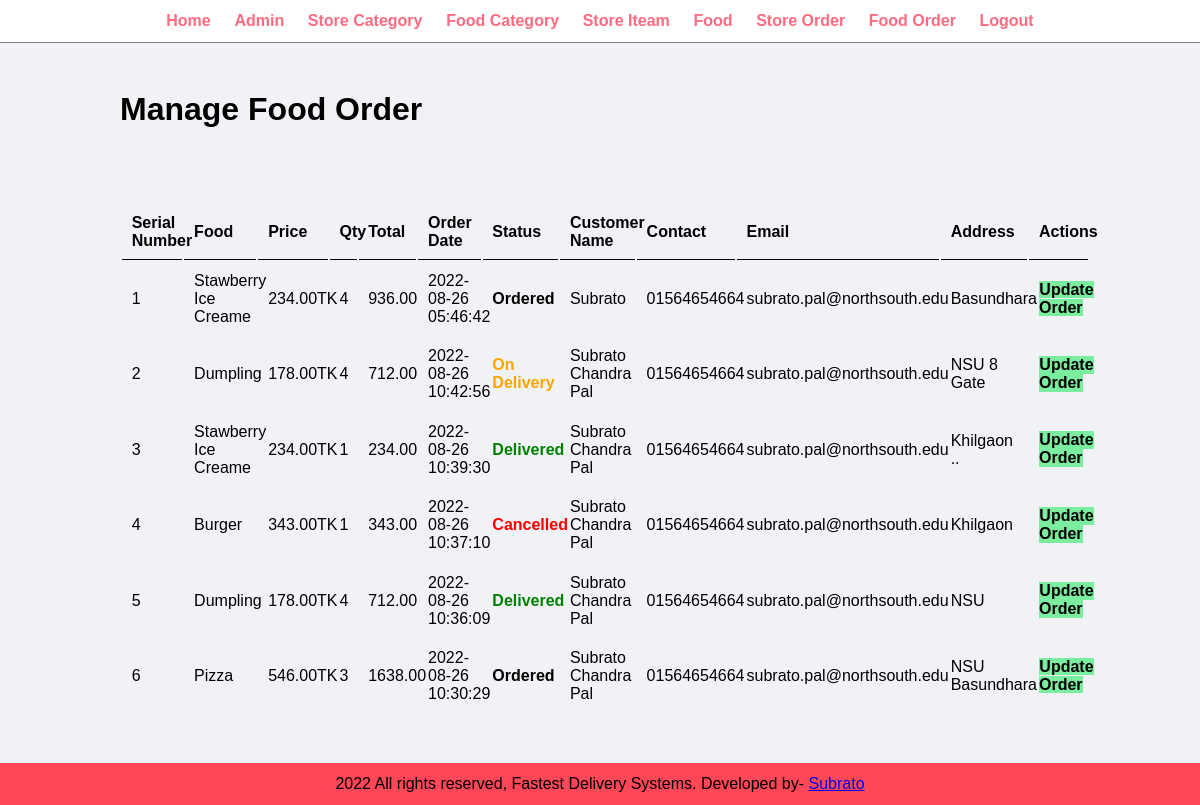
/admin/manage-order.php (signed in), run on the app's committed database.
### tables this page shows
CREATE TABLE `tbl_order` (
  `id` int(10) UNSIGNED NOT NULL,
  `food` varchar(150) NOT NULL,
  `price` decimal(10,2) NOT NULL,
  `qty` int(11) NOT NULL,
  `total` decimal(10,2) NOT NULL,
  `order_date` datetime NOT NULL,
  `status` varchar(50) NOT NULL,
  `customer_name` varchar(150) NOT NULL,
  `customer_contact` varchar(20) NOT NULL,
  `customer_email` varchar(150) NOT NULL,
  `customer_address` varchar(255) NOT NULL
);

### admin/manage-order.php (the view, shortened to what this page needs)
<?php include ('partials/menu.php'); ?>
    <div class="main-content">
        <div class="wrapper">
            <h1> Manage Food Order<h1>
            <br>
            <br>
            <table class="tbl-full">
                <tr>
                    <th>Serial Number</th>
                    <th>Food</th>
                    <th>Price</th>
                    <th>Qty</th>
                    <th>Total</th>
                    <th>Order Date</th>
                    <th>Status</th>
                    <th>Customer Name</th>
                    <th>Contact</th>
                    <th>Email</th>
                    <th>Address</th>
                    <th>Actions</th>
                </tr>
                <?php
                    $sql = "SELECT * FROM tbl_order ORDER BY id DESC";
                $res = mysqli_query($conn,$sql);
                $count = mysqli_num_rows($res);
                $sn=1;
                if($count>0)
                {
                    while($row=mysqli_fetch_assoc($res))
                    {
                        $id = $row['id'];
                        $food = $row['food'];
                        $price = $row['price'];
                        $qty = $row['qty'];
                        $total = $row['total'];
                        $order_date = $row['order_date'];
                        $status = $row['status'];
                        $customer_name = $row['customer_name'];
                        $customer_contact = $row['customer_contact'];
                        $customer_address = $row['customer_address'];
                        $customer_email = $row['customer_email'];
                        ?>
                        <tr>
                            <td><?php echo $sn++; ?></td>
                            <td><?php echo $food; ?></td>
                            <td><?php echo $price; ?>TK</td>
                            <td><?php echo $qty; ?></td>
                            <td><?php echo $total; ?></td>
                            <td><?php echo $order_date; ?></td>
                            <td>
                                <?php
                                    if($status=="Ordered")
                                    {
                                        echo"<lable><b>$status</b></label>";
                                    }
                                    else if($status=="On Delivery")
                                    {
                                        echo"<lable style='color: orange;'><b>$status</b></label>";
                                    }
                                    else if($status=="Delivered")
                                    {
                                        echo"<lable style='color: green;'><b>$status</b></label>";
                                    }
                                    else if($status=="Cancelled")
                                    {
                                        echo"<lable style='color: red;'><b>$status</b></label>";
                                    }
                                ?>
                            </td>
                            <td><?php echo $customer_name; ?></td>
                            <td><?php echo $customer_contact; ?></td>
                            <td><?php echo $customer_email; ?></td>
                            <td><?php echo $customer_address; ?></td>
                            <td>
                            <a href="<?php echo SITEURL;?>admin/update-order.php?id=<?php echo $id; ?>" class="btn-secondary"> Update Order</a>
                            </td>
                        </tr>
                        <?php
                    }
                }
                else
                {
                    echo" <tr><td colspan='12' class='error'>Order Not Added Yet.</td></tr>";
                }
                ?>
            </table>
        </div>
    </div>
    <?php include('partials/footer.php'); ?>

### css/admin.css (style rules this page uses)
* { margin: 0; padding: 0; font-family: Arial, Helvetica, sans-serif; }
.wrapper { padding: 1%; width: 80%; margin:0 auto; }
.tbl-full { width: 100%; }
table tr th { border-bottom: 1px solid black; padding: 1%; text-align: left; }
table tr td { padding: 1%; }
.btn-secondary { background-color:#7bed9f; padding: 1%; color: black; text-decoration: none; font-weight: bold; }
.main-content { background-color: #f1f2f6; padding: 3% 0%; }

### data on the page
tbl_order: food "Stawberry Ice Creame", price "234.00", qty "4", total "936.00", order_date "2022-08-26 05:46:42", status "Ordered", customer_name "Subrato", customer_contact "01564654664", customer_email "subrato.pal@northsouth.edu", customer_address "Basundhara"
tbl_order: food "Dumpling", price "178.00", qty "4", total "712.00", order_date "2022-08-26 10:42:56", status "On Delivery", customer_name "Subrato Chandra Pal", customer_contact "01564654664", customer_email "subrato.pal@northsouth.edu", customer_address "NSU 8 Gate"
tbl_order: food "Stawberry Ice Creame", price "234.00", qty "1", total "234.00", order_date "2022-08-26 10:39:30", status "Delivered", customer_name "Subrato Chandra Pal", customer_contact "01564654664", customer_email "subrato.pal@northsouth.edu", customer_address "Khilgaon .."
tbl_order: food "Burger", price "343.00", qty "1", total "343.00", order_date "2022-08-26 10:37:10", status "Cancelled", customer_name "Subrato Chandra Pal", customer_contact "01564654664", customer_email "subrato.pal@northsouth.edu", customer_address "Khilgaon"
tbl_order: food "Dumpling", price "178.00", qty "4", total "712.00", order_date "2022-08-26 10:36:09", status "Delivered", customer_name "Subrato Chandra Pal", customer_contact "01564654664", customer_email "subrato.pal@northsouth.edu", customer_address "NSU"
tbl_order: food "Pizza", price "546.00", qty "3", total "1638.00", order_date "2022-08-26 10:30:29", status "Ordered", customer_name "Subrato Chandra Pal", customer_contact "01564654664", customer_email "subrato.pal@northsouth.edu", customer_address "NSU Basundhara"
